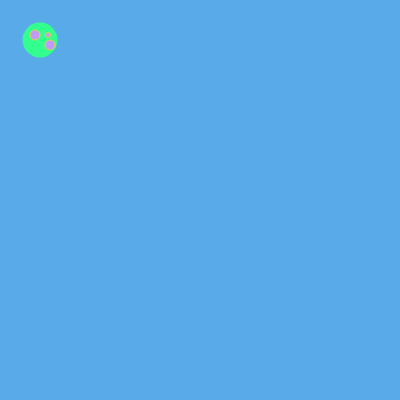
Frame 1 (no input)
Frame 60 (no input): identical to frame 1, image omitted
Frame 120 (the mouse pressed at the canvas centre since frame 60): identical to frame 1, image omitted

The p5.js sketch that drew this single still picture (run headless with seeded random() and noise() and a simulated clock; from frame 60 on, the mouse is pressed at the canvas centre):

// p5.js sketch
// ── sketch.js
var grn = 0;
var slate = 0;
var ltgrn = 0;

var step = 0;
var stepY = 0;


function setup() {
  createCanvas(400, 400);
  background(88, 170, 232);
  grn = color(51, 255, 142);
  slate = color(120, 216, 232);
  ltgrn = color(174, 255, 120);
}

function draw() {
   background(88, 170, 232);
  
  var x = 0;
  var y = 0;

  noStroke();
  fill(51, 255, 142);
  ellipse(40 + x, 40 + y, 35, 35);
  fill(193, 154, 255);
  stroke(229, 206, 76);
  strokeWeight(1);
  ellipse(35 + x, 35 + y, 10, 10);
  ellipse(50 + x, 45 + y, 10, 10);
  ellipse(48 + x, 35 + y, 5, 5);
}
